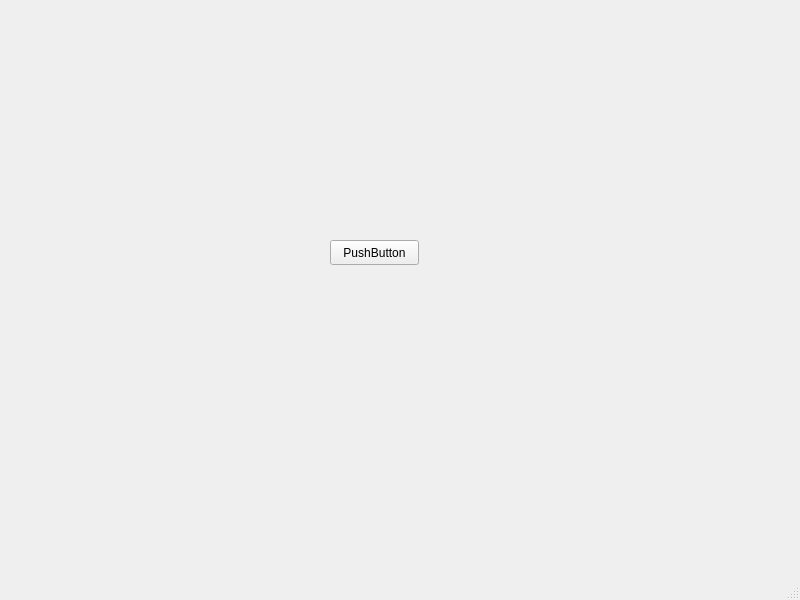
<?xml version="1.0" encoding="UTF-8"?>
<ui version="4.0">
 <class>MainWindow</class>
 <widget class="QMainWindow" name="MainWindow">
  <property name="geometry">
   <rect>
    <x>0</x>
    <y>0</y>
    <width>800</width>
    <height>600</height>
   </rect>
  </property>
  <property name="windowTitle">
   <string>MainWindow</string>
  </property>
  <widget class="QWidget" name="centralwidget">
   <widget class="QPushButton" name="pushButton">
    <property name="geometry">
     <rect>
      <x>330</x>
      <y>240</y>
      <width>89</width>
      <height>25</height>
     </rect>
    </property>
    <property name="text">
     <string>PushButton</string>
    </property>
   </widget>
  </widget>
  <widget class="QMenuBar" name="menubar">
   <property name="geometry">
    <rect>
     <x>0</x>
     <y>0</y>
     <width>800</width>
     <height>22</height>
    </rect>
   </property>
  </widget>
  <widget class="QStatusBar" name="statusbar"/>
 </widget>
 <resources/>
 <connections/>
</ui>
